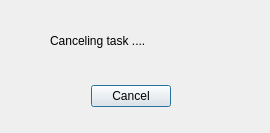
<?xml version="1.0" encoding="UTF-8"?>
<ui version="4.0">
 <class>TaskCancelDialog</class>
 <widget class="QDialog" name="TaskCancelDialog">
  <property name="geometry">
   <rect>
    <x>0</x>
    <y>0</y>
    <width>270</width>
    <height>133</height>
   </rect>
  </property>
  <property name="windowTitle">
   <string>Dialog</string>
  </property>
  <widget class="QDialogButtonBox" name="button_box">
   <property name="geometry">
    <rect>
     <x>90</x>
     <y>80</y>
     <width>81</width>
     <height>32</height>
    </rect>
   </property>
   <property name="orientation">
    <enum>Qt::Horizontal</enum>
   </property>
   <property name="standardButtons">
    <set>QDialogButtonBox::Cancel</set>
   </property>
  </widget>
  <widget class="QLabel" name="label">
   <property name="geometry">
    <rect>
     <x>50</x>
     <y>10</y>
     <width>171</width>
     <height>61</height>
    </rect>
   </property>
   <property name="text">
    <string>Canceling task ....</string>
   </property>
  </widget>
 </widget>
 <resources/>
 <connections>
  <connection>
   <sender>button_box</sender>
   <signal>accepted()</signal>
   <receiver>TaskCancelDialog</receiver>
   <slot>accept()</slot>
   <hints>
    <hint type="sourcelabel">
     <x>248</x>
     <y>254</y>
    </hint>
    <hint type="destinationlabel">
     <x>157</x>
     <y>274</y>
    </hint>
   </hints>
  </connection>
  <connection>
   <sender>button_box</sender>
   <signal>rejected()</signal>
   <receiver>TaskCancelDialog</receiver>
   <slot>reject()</slot>
   <hints>
    <hint type="sourcelabel">
     <x>316</x>
     <y>260</y>
    </hint>
    <hint type="destinationlabel">
     <x>286</x>
     <y>274</y>
    </hint>
   </hints>
  </connection>
 </connections>
</ui>
